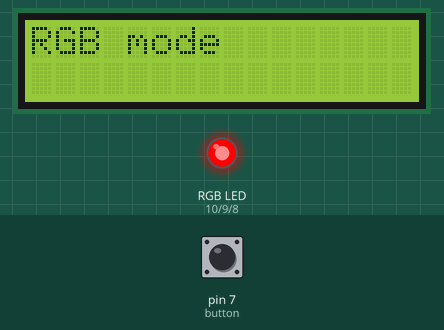
Simulated run of this sketch. Board: Arduino Uno, built with avr-gcc and run on an emulated ATmega328P. On the bench: 16×2 character LCD, an RGB LED mixed from three pins (HIGH = lit). Inputs (shaded band) come from the test bench; at power-on: pin 7 (button) HIGH.

Above: at 1.2 s.
1.3 s: pin 7 (button) pulled LOW for 0.15 s
At 2.8 s:
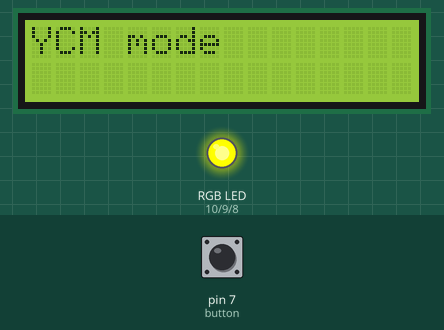
4.4 s: pin 7 (button) pulled LOW for 1 s
At 5.8 s:
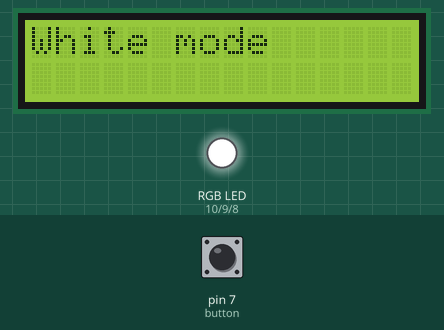
6.9 s: pin 7 (button) pulled LOW for 0.15 s
At 7.7 s:
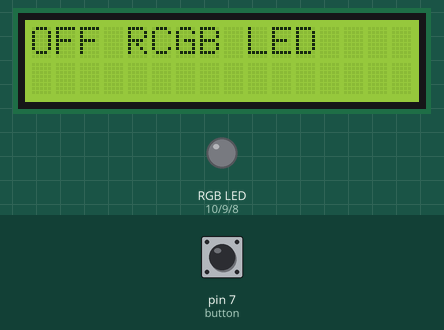
8.5 s: pin 7 (button) pulled LOW for 3.2 s
At 10.3 s:
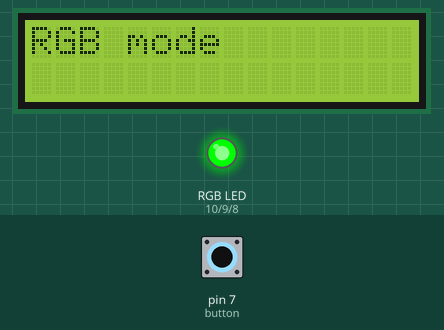
Timing chart, 0 to 15.7 s (numbered marks = the images above; inputs shaded):
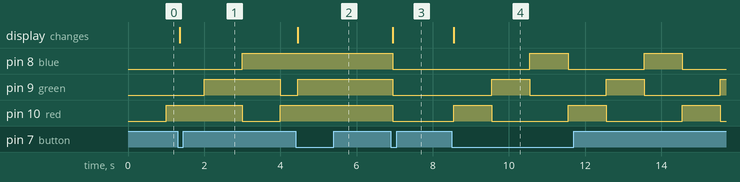

Measured:
- after the input at 1.3 s, pin 8 (blue): goes on until 3.0 s, then stays HIGH; the display: changes after 0.05 s (image 1)
- after the input at 4.4 s, pin 8 (blue): stays HIGH (without the input it goes to LOW after 0.60 s); pin 9 (green): LOW → HIGH after 0.05 s instead of 0.60 s; pin 10 (red): stays HIGH (without the input it goes to LOW after 1.6 s); the display: changes after 0.05 s (image 2)
- after the input at 6.9 s, pin 8 (blue), pin 9 (green), pin 10 (red): HIGH → LOW after 0.05 s; the display: changes after 0.05 s (image 3)
- after the input at 8.5 s, pin 8 (blue): alternates HIGH for 1.0 s and LOW for 2.0 s, starting after 2.1 s; pin 9 (green): alternates HIGH for 1.0 s and LOW for 2.0 s, starting after 1.1 s; pin 10 (red): alternates HIGH for 1.0 s and LOW for 2.0 s, starting after 0.05 s; the display: changes after 0.05 s (image 4)

The sketch:

RCGB_code.ino
```cpp
#include <LiquidCrystal.h>

const int rs = 12, en = 11, d4 = 5, d5 = 4, d6 = 3, d7 = 2;
LiquidCrystal lcd(rs, en, d4, d5, d6, d7);

const int red = 10, green = 9, blue = 8;
const int button = 7;

int ledMode = 0;
int lastButtonState = HIGH;
int lastReading = HIGH;
unsigned long lastDebounceTime = 0;
const int debounceDelay = 50;

unsigned long prevTime = 0;
int animState = 0;
int animDelay = 1000;

void setup() {

  lcd.begin(16,2);

  pinMode(red,OUTPUT);
  pinMode(green,OUTPUT);
  pinMode(blue,OUTPUT);

  pinMode(button,INPUT_PULLUP);

  updateLCD();

}

void loop() {

  clickButton();
  updateLED();

}

void clickButton(){
  int reading = digitalRead(button);

  if(reading!=lastReading){
    lastDebounceTime = millis();
  }

  if(millis()-lastDebounceTime>debounceDelay){

    if(reading!=lastButtonState){

      lastButtonState = reading;

      if(lastButtonState==LOW){
        ledMode=(ledMode+1)%4;
        animState=0;
        updateLCD();
      }
    }
  }

  lastReading=reading;
}

void updateLCD(){
  lcd.clear();

  switch(ledMode){
    case 0:
    lcd.print("RGB mode");
    break;
    case 1:
    lcd.print("YCM mode");
    break;
    case 2:
    lcd.print("White mode");
    break;
    case 3:
    lcd.print("OFF RCGB LED");
    break;
  }

}

void updateLED(){

  switch(ledMode){
    case 0:
    RGB();
    break;
    case 1:
    YCM();
    break;
    case 2:
    WHITE();
    break;
    case 3:
    OFF();
    break;
  }

}

void RGB(){

  if(millis()-prevTime>=animDelay){

    prevTime=millis();

    switch(animState){
      case 0:
      digitalWrite(red,HIGH);
      digitalWrite(green,LOW);
      digitalWrite(blue,LOW);
      break;
      case 1:
      digitalWrite(red,LOW);
      digitalWrite(green,HIGH);
      digitalWrite(blue,LOW);
      break;
      case 2:
      digitalWrite(red,LOW);
      digitalWrite(green,LOW);
      digitalWrite(blue,HIGH);
      break;

    }

    animState=(animState+1)%3;
  }
}

void YCM(){

  if(millis()-prevTime>=animDelay){

    prevTime=millis();

    switch(animState){
      case 0:
      digitalWrite(red,HIGH);
      digitalWrite(green,HIGH);
      digitalWrite(blue,LOW);
      break;
      case 1:
      digitalWrite(red,LOW);
      digitalWrite(green,HIGH);
      digitalWrite(blue,HIGH);
      break;
      case 2:
      digitalWrite(red,HIGH);
      digitalWrite(green,LOW);
      digitalWrite(blue,HIGH);
      break;

    }

    animState=(animState+1)%3;
  }
}

void WHITE(){

  digitalWrite(red,HIGH);
  digitalWrite(green,HIGH);
  digitalWrite(blue,HIGH);

}

void OFF(){

    digitalWrite(red,LOW);
    digitalWrite(green,LOW);
    digitalWrite(blue,LOW);

}
```
